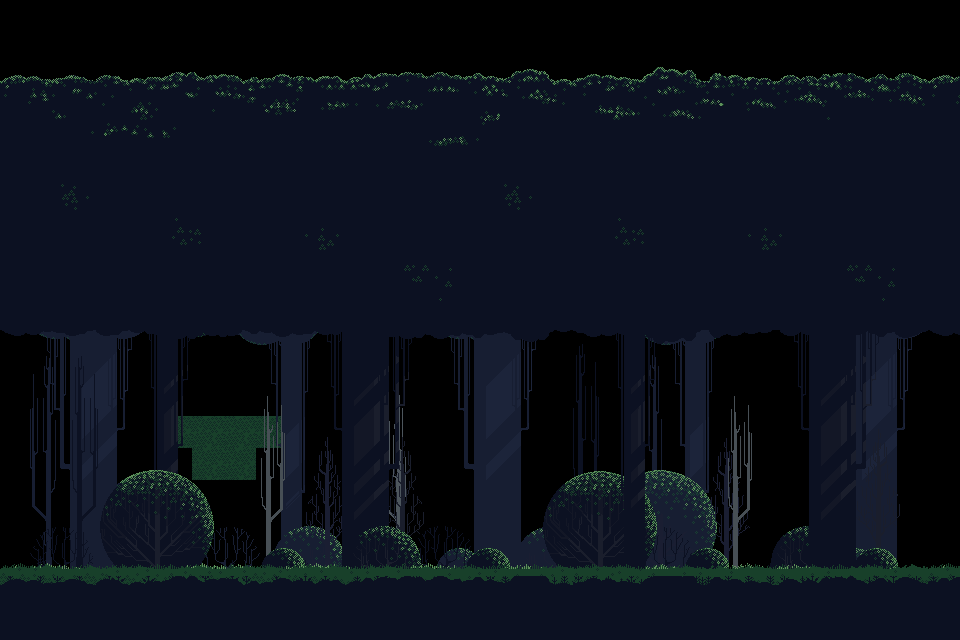

This game map was drawn from its Tiled (.tmx) file and the tilesets committed beside it. A one-line description and the trimmed map source follow:
An orthogonal 30x20 tile map with 32x32 px tiles, 6 tile layers (Tile Layer 1, Tile Layer 5, Tile Layer 2, Tile Layer 3, ...), 5 tilesets.

<map version="1.10" tiledversion="1.11.2" orientation="orthogonal" renderorder="right-down" width="30" height="20" tilewidth="32" tileheight="32" infinite="0" nextlayerid="7" nextobjectid="1">
 <tileset firstgid="1" source="Test.tsx" />
 <tileset firstgid="697" source="Layer_0000_9.tsx" />
 <tileset firstgid="1393" source="Layer_0002_7.tsx" />
 <tileset firstgid="2089" source="Layer_0003_6.tsx" />
 <tileset firstgid="2785" source="Layer_0005_5.tsx" />
 <layer id="1" name="Tile Layer 1" width="30" height="20">
  <data>[600 cells, 66 non-empty, 29 distinct tile ids]</data>
 </layer>
 <layer id="5" name="Tile Layer 5" width="30" height="20">
  <data>[600 cells, 261 non-empty, 261 distinct tile ids]</data>
 </layer>
 <layer id="2" name="Tile Layer 2" width="30" height="20">
  <data>[600 cells, 89 non-empty, 59 distinct tile ids]</data>
 </layer>
 <layer id="3" name="Tile Layer 3" width="30" height="20">
  <data>[600 cells, 261 non-empty, 261 distinct tile ids]</data>
 </layer>
 <layer id="4" name="Tile Layer 4" width="30" height="20">
  <data>[600 cells, 270 non-empty, 261 distinct tile ids]</data>
 </layer>
 <layer id="6" name="Tile Layer 6" width="30" height="20">
  <data>[600 cells, 30 non-empty, 29 distinct tile ids]</data>
 </layer>
</map>
